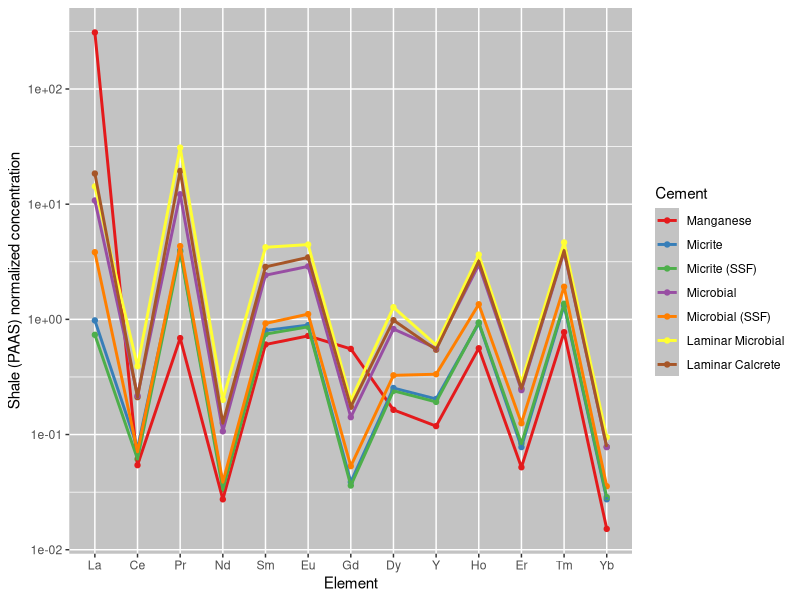
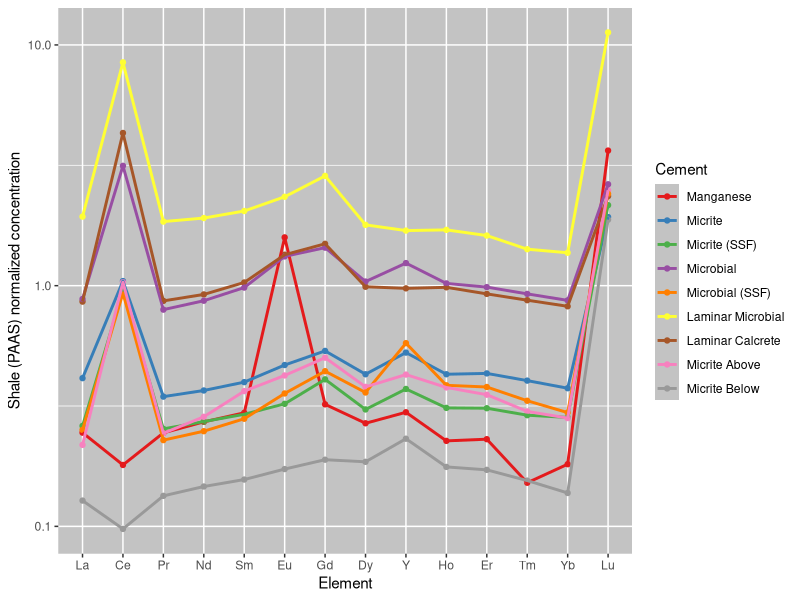
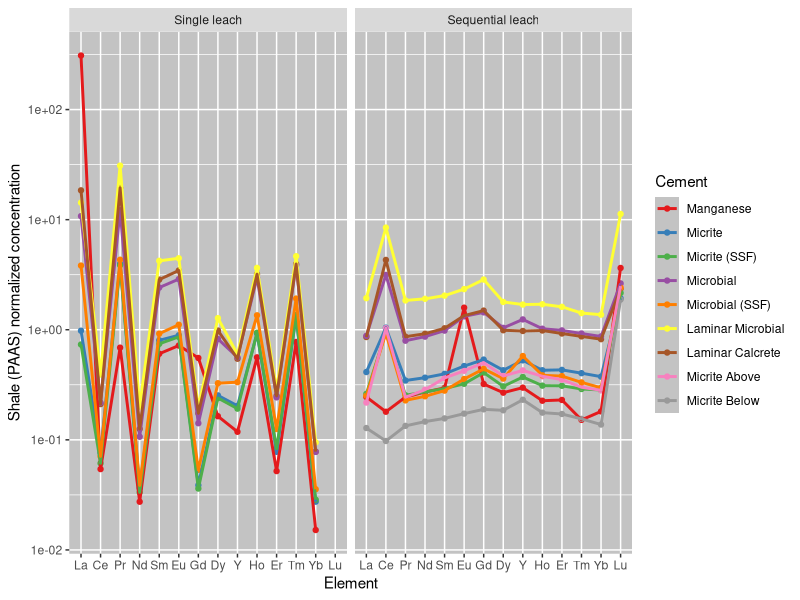
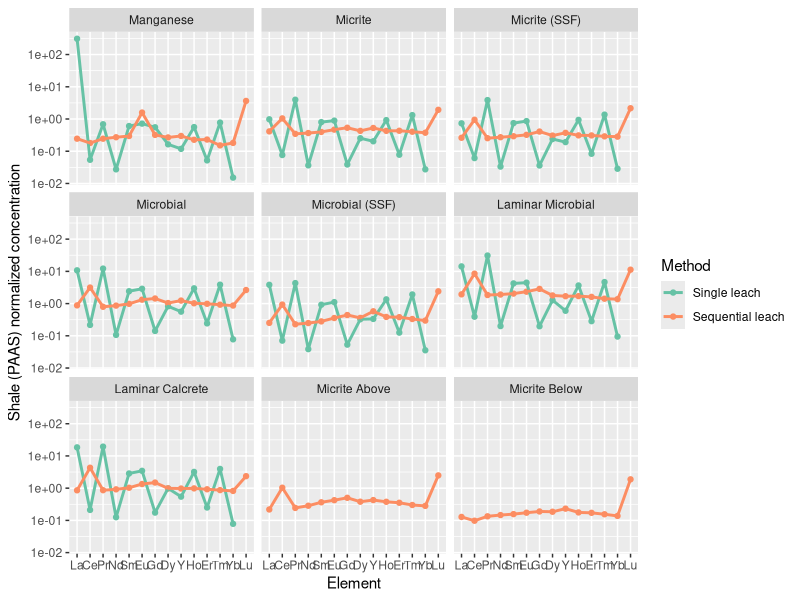
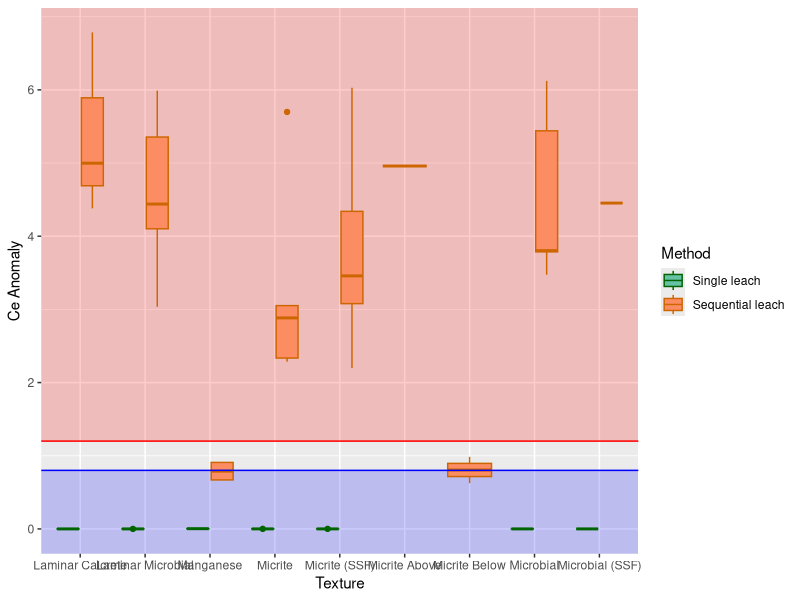
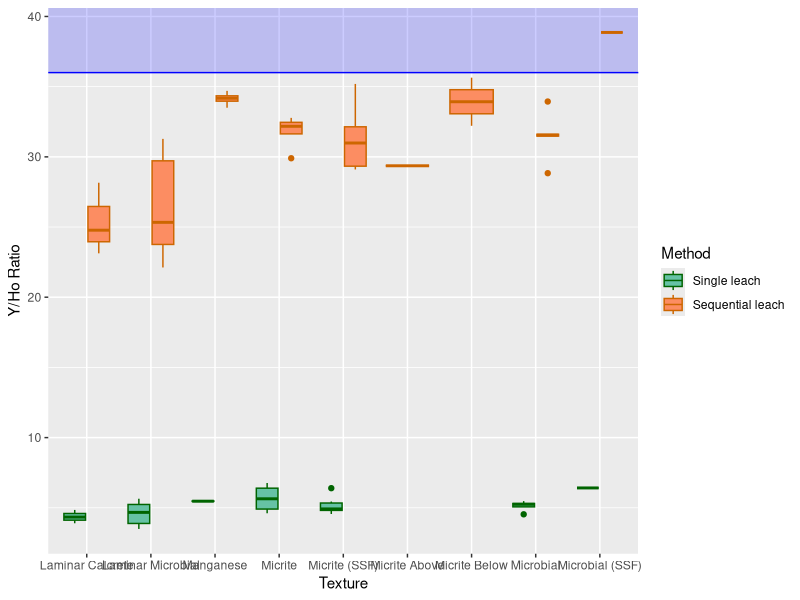

Generate these figures, in order, with R:
## ---- chunk 1
knitr::opts_chunk$set(echo = TRUE)
library(tidyverse) #for working with data
library(readxl) #for importing excel sheets
## ---- chunk 2
orig_data <- read_xlsx("ree_data_r.xlsx", 1) #data from single leach
rerun_data <- read_xlsx("jan2024 data.xlsx",4) #data for sequential leach
dil_data <- read_xlsx("jan2024 data DILUTED.xlsx",4) #data for diluted seq leach rerun
cement_data <- read_excel("ree_data_r.xlsx", 2) #cement type data for all samples
## ---- chunk 3
#rename columns to just element
orig_data <- orig_data %>%
  rename(Sample = 1, Na = 2, Mg  = 3, K = 4, Ca = 5, V = 6, Cr = 7, Fe = 8, Mn = 9, Cu = 10, Zn = 11, Rb = 12, Sr = 13, Y = 14, Mo = 15, Ba = 16, La = 17, Ce = 18, Pr = 19, Nd = 20, Sm = 21, Eu = 22, Gd = 23, Dy = 24, Ho = 25, Er = 26, Tm = 27, Yb = 28, Lu = 29, Pb = 30, U = 31)

rerun_data <- rerun_data[-1,] %>% #removes first line with no values
  rename(Sample = 1, Na = 2, Mg  = 3, K = 4, Ca = 5, V = 6, Cr = 7, Fe = 8, Mn = 9, Cu = 10, Zn = 11, Rb = 12, Sr = 13, Y = 14, Mo = 15, Ba = 16, La = 17, Ce = 18, Pr = 19, Nd = 20, Sm = 21, Eu = 22, Gd = 23, Dy = 24, Ho = 25, Er = 26, Tm = 27, Yb = 28, Lu = 29, Pb = 30, U = 31)

dil_data <- dil_data[-1,] %>% #removes first line with no values
  rename(Sample = 1, Na = 2, Mg  = 3, K = 4, Ca = 5, V = 6, Cr = 7, Fe = 8, Mn = 9, Cu = 10, Zn = 11, Rb = 12, Sr = 13, Y = 14, Mo = 15, Ba = 16, La = 17, Ce = 18, Pr = 19, Nd = 20, Sm = 21, Eu = 22, Gd = 23, Dy = 24, Ho = 25, Er = 26, Tm = 27, Yb = 28, Lu = 29, Pb = 30, U = 31)

all_rerun <- bind_rows(rerun_data, dil_data) %>% #combine both seq leach datasets
  mutate_at(2:31, as.numeric) #convert data from character to numeric
## ---- chunk 4
attach(orig_data)
orig_normalize <- orig_data %>%
  select("Sample", "La", "Ce", "Pr", "Nd", "Sm", "Eu", "Gd", "Dy", "Y", "Ho", "Er", "Tm", "Yb", "Lu") %>% #filter out non REY elements
  mutate(La = La/44.56, Ce = Ce/88.25, Pr = Pr/10.15, Nd = Nd/37.32, Sm = Sm/6.884, Eu = Eu/1.215, Gd = Gd/6.043, Dy = Dy/5.325, Y = Y/27.31, Ho = Ho/1.052, Er = Er/3.075, Tm = Tm/0.4510, Yb = Yb/3.012, Lu = Lu/0.4386) %>% #normalize values using PAAS data from Pourmand et al. 2012
    select("Sample", "La", "Ce", "Pr", "Nd", "Sm", "Eu", "Gd", "Dy", "Y", "Ho", "Er", "Tm", "Yb", "Lu") %>% #filter out non normalized values
  left_join(cement_data, by = c("Sample" = "Sample")) %>% #attach cement to each observation 
mutate(Lu = NA) #Lu was not detected, change 0 to NA


orig_normal <- data.frame(t(orig_normalize[2:15]))#transpose and remove first row containing sample names and cement row
colnames(orig_normal) <- orig_data$Sample #rename column names with sample names
orig_normal <- tibble::rownames_to_column(orig_normal, "element") %>%
  mutate(element = fct_inorder(element)) %>% #order elements
  pivot_longer(-element, names_to = "Sample", values_to = "Value") %>% #pivot data to have each element value as observation
  left_join(cement_data, by = c("Sample" = "Sample")) #attach cement to each observation
## ---- chunk 5
attach(all_rerun)
normalize <- all_rerun %>%
  select("Sample", "La", "Ce", "Pr", "Nd", "Sm", "Eu", "Gd", "Dy", "Y", "Ho", "Er", "Tm", "Yb", "Lu") %>% #filter out non REY elements
  mutate(La = La/44.56, Ce = Ce/88.25, Pr = Pr/10.15, Nd = Nd/37.32, Sm = Sm/6.884, Eu = Eu/1.215, Gd = Gd/6.043, Dy = Dy/5.325, Y = Y/27.31, Ho = Ho/1.052, Er = Er/3.075, Tm = Tm/0.4510, Yb = Yb/3.012, Lu = Lu/0.4386) %>% #normalize values using PAAS data from Pourmand et al. 2012
    select("Sample", "La", "Ce", "Pr", "Nd", "Sm", "Eu", "Gd", "Dy", "Y", "Ho", "Er", "Tm", "Yb", "Lu") %>% #filter out non normalized values
  left_join(cement_data, by = c("Sample" = "Sample")) #attach cement to each observation


normal <- data.frame(t(normalize[2:15]))#transpose and remove first row containing sample names and cement row
colnames(normal) <- all_rerun$Sample #rename column names with sample names
normal <- tibble::rownames_to_column(normal, "element") %>%
  mutate(element = fct_inorder(element)) %>% #order elements
  pivot_longer(-element, names_to = "Sample", values_to = "Value") %>% #pivot data to have each element value as observation
  left_join(cement_data, by = c("Sample" = "Sample")) #attach cement to each observation
## ---- chunk 6
#calculate anomalies, formulas from Tostevin et al. 2016
orig_anomaly <- orig_normalize %>%
  mutate(
    Ce_anomaly = Ce/(Pr^2/Nd),
    Y_Ho_ratio = orig_data$Y/orig_data$Ho,
    Eu_anomaly = (2*Eu)/(Sm  + Gd),
    BSI = (2*(Sm + Gd + Dy)/3)/((La +Pr + Nd)/3+(Ho + Er +Tm +Yb +Lu)/5))

#generate summary statistics
orig_anomaly_summ <- orig_anomaly %>%
  group_by(Cement) %>%
  summarise(
    Ce_mean = mean(Ce_anomaly),
    Ce_sd = sd(Ce_anomaly),
    Ce_max = max(Ce_anomaly),
    Ce_min = min(Ce_anomaly),
    YH_mean = mean(Y_Ho_ratio),
    YH_sd = sd(Y_Ho_ratio),
    YH_max = max(Y_Ho_ratio),
    YH_min = min(Y_Ho_ratio),
    Eu_mean = mean(Eu_anomaly),
    Eu_sd = sd(Eu_anomaly),
    Eu_max = max(Eu_anomaly),
    Eu_min = min(Eu_anomaly),
    BSI_mean = mean(BSI),
    BSI_sd = sd(BSI),
    BSI_max = max(BSI),
    BSI_min = min(BSI)
  )
## ---- chunk 7
#calculate anomalies, formulas from Tostevin et al. 2016
anomaly <- normalize %>%
  mutate(
    Ce_anomaly = Ce/(Pr^2/Nd),
    Y_Ho_ratio = all_rerun$Y/all_rerun$Ho,
    Eu_anomaly = (2*Eu)/(Sm  + Gd),
    BSI = (2*(Sm + Gd + Dy)/3)/((La +Pr + Nd)/3+(Ho + Er +Tm +Yb +Lu)/5)) 

#generate summary statistics
anomaly_summ <- anomaly %>%
  group_by(Cement) %>%
  summarise(
    Ce_mean = mean(Ce_anomaly),
    Ce_sd = sd(Ce_anomaly),
    Ce_max = max(Ce_anomaly),
    Ce_min = min(Ce_anomaly),
    YH_mean = mean(Y_Ho_ratio),
    YH_sd = sd(Y_Ho_ratio),
    YH_max = max(Y_Ho_ratio),
    YH_min = min(Y_Ho_ratio),
    Eu_mean = mean(Eu_anomaly),
    Eu_sd = sd(Eu_anomaly),
    Eu_max = max(Eu_anomaly),
    Eu_min = min(Eu_anomaly),
    BSI_mean = mean(BSI),
    BSI_sd = sd(BSI),
    BSI_max = max(BSI),
    BSI_min = min(BSI)
  )
## ---- chunk 8
orig_cement_avg <- orig_normal %>%
  group_by(Cement, element) %>%
  summarise(
    n = n(),
    avg = mean(Value, na.rm = TRUE),
    sd = sd(Value)
  )
orig_cement_avg$Cement <- factor(orig_cement_avg$Cement, levels = c("Spar", "Microspar", "Manganese", "Micrite", "Micrite (SSF)", "Micrite (spicule)", "Microbial", "Microbial (SSF)", "Laminar Microbial", "Laminar Microbial (Strom)", "Laminar Microbial (sponge)", "Laminar Calcrete"))
## ---- chunk 9
cement_avg <- normal %>%
  group_by(Cement, element) %>%
  summarise(
    n = n(),
    avg = mean(Value, na.rm = TRUE),
    sd = sd(Value)
  )
cement_avg$Cement <- factor(cement_avg$Cement, levels = c("Spar", "Microspar", "Manganese", "Micrite", "Micrite (SSF)", "Micrite (spicule)", "Microbial", "Microbial (SSF)", "Laminar Microbial", "Laminar Microbial (Strom)", "Laminar Microbial (sponge)", "Laminar Calcrete", "Micrite Above", "Micrite Below"))
## ---- chunk 10
combo_data <- cement_avg %>%
  mutate(method = "Sequential leach") #%>%
#  mutate_at(2:31, as.numeric)
combo_data <- orig_cement_avg %>%
  mutate(method = "Single leach") %>%
  #mutate_at(2:31, as.numeric) %>%
  bind_rows(combo_data) %>%
  mutate(method = factor(method, levels = c("Single leach", "Sequential leach")))
## ---- chunk 11
combo_anomaly <- anomaly %>%
  mutate(method = "Sequential leach")
combo_anomaly <- orig_anomaly %>%
  mutate(method = "Single leach") %>%
  bind_rows(combo_anomaly) %>%
  mutate(method = factor(method, levels = c("Single leach", "Sequential leach")))
## ---- chunk 12
cement_aio <- orig_cement_avg %>% filter(element != "Lu") #filter out Lu due to conc. lower than detection limit
cement_aio <- ggplot(cement_aio, aes(x = element, y = avg, color = Cement)) + 
  geom_point() +
  geom_line(aes(group = Cement), size = 1) +
  scale_y_log10() +
  scale_color_brewer(palette = "Set1") +
  theme(
   panel.background = element_rect(fill = "#C3C3C3"),
    legend.key = element_rect(fill = "#C3C3C3")
    ) +
  xlab("Element") +
  ylab("Shale (PAAS) normalized concentration")
cement_aio
## ---- chunk 13
cement_aio <- ggplot(cement_avg, aes(x = element, y = avg, color = Cement)) + 
  geom_point() +
  geom_line(aes(group = Cement), size = 1) +
  scale_y_log10() +
  scale_color_brewer(palette = "Set1") +
  theme(
   panel.background = element_rect(fill = "#C3C3C3"),
    legend.key = element_rect(fill = "#C3C3C3")
    ) +
  xlab("Element") +
  ylab("Shale (PAAS) normalized concentration")
cement_aio
## ---- chunk 14
ggplot(combo_data, aes(x = element, y = avg, color = Cement)) +
  geom_point() +
  geom_line(aes(group = Cement), size = 1) +
  scale_y_log10() +
  facet_wrap(vars(method)) +
  scale_color_brewer(name = "Cement", palette = "Set1") +
  theme(
   panel.background = element_rect(fill = "#C3C3C3"),
    legend.key = element_rect(fill = "#C3C3C3")
    ) +
  xlab("Element") +
  ylab("Shale (PAAS) normalized concentration")
## ---- chunk 15
ggplot(combo_data, aes(x = element, y = avg, color = method)) +
  geom_point() +
  geom_line(aes(group = method), size = 1) +
  scale_y_log10() +
  facet_wrap(vars(Cement)) +
  scale_color_brewer(name = "Method", palette = "Set2") +
  xlab("Element") +
  ylab("Shale (PAAS) normalized concentration")
## ---- chunk 16
ggplot(data = combo_anomaly, aes(x = Cement, y = Ce_anomaly, fill = method, color = method)) +
  annotate("rect", xmin= -Inf, xmax= Inf, ymin= 1.2 , ymax= Inf, alpha=0.2, fill="red") +
  annotate("rect", xmin = -Inf, xmax = Inf, ymin = -Inf, ymax = 0.8, alpha = 0.2, fill = "blue") +
  geom_boxplot() +
  scale_color_manual(name = "Method", values = c("darkgreen", "darkorange3")) +
  scale_fill_brewer(name = "Method", palette = "Set2") +
  geom_hline(yintercept = 0.8, color = "blue") +
  geom_hline(yintercept = 1.2, color = "red") +
  xlab("Texture") +
  ylab("Ce Anomaly")
  
## ---- chunk 17
ggplot(data = combo_anomaly, aes(x = Cement, y = Y_Ho_ratio, fill = method, color = method)) +
  annotate("rect", xmin = -Inf, xmax = Inf, ymin = 36, ymax = Inf, alpha = 0.2, fill = "blue") +
  geom_boxplot() +
  scale_color_manual(name = "Method", values = c("darkgreen", "darkorange3")) +
  scale_fill_brewer(name = "Method", palette = "Set2") +
  geom_hline(yintercept = 36, color = "blue") +
  xlab("Texture") +
  ylab("Y/Ho Ratio")
  
## ---- chunk 18
ce_aov <- aov(data = combo_anomaly, Ce_anomaly ~ method)
summary(ce_aov)
## ---- chunk 19
ce_aov <- aov(data = combo_anomaly, Ce_anomaly ~ Cement) #ANOVA
summary(ce_aov)

tukey <- TukeyHSD(ce_aov)
tukey_results <- as.data.frame(tukey[1]) %>%
  filter(Cement.p.adj < 0.05)
